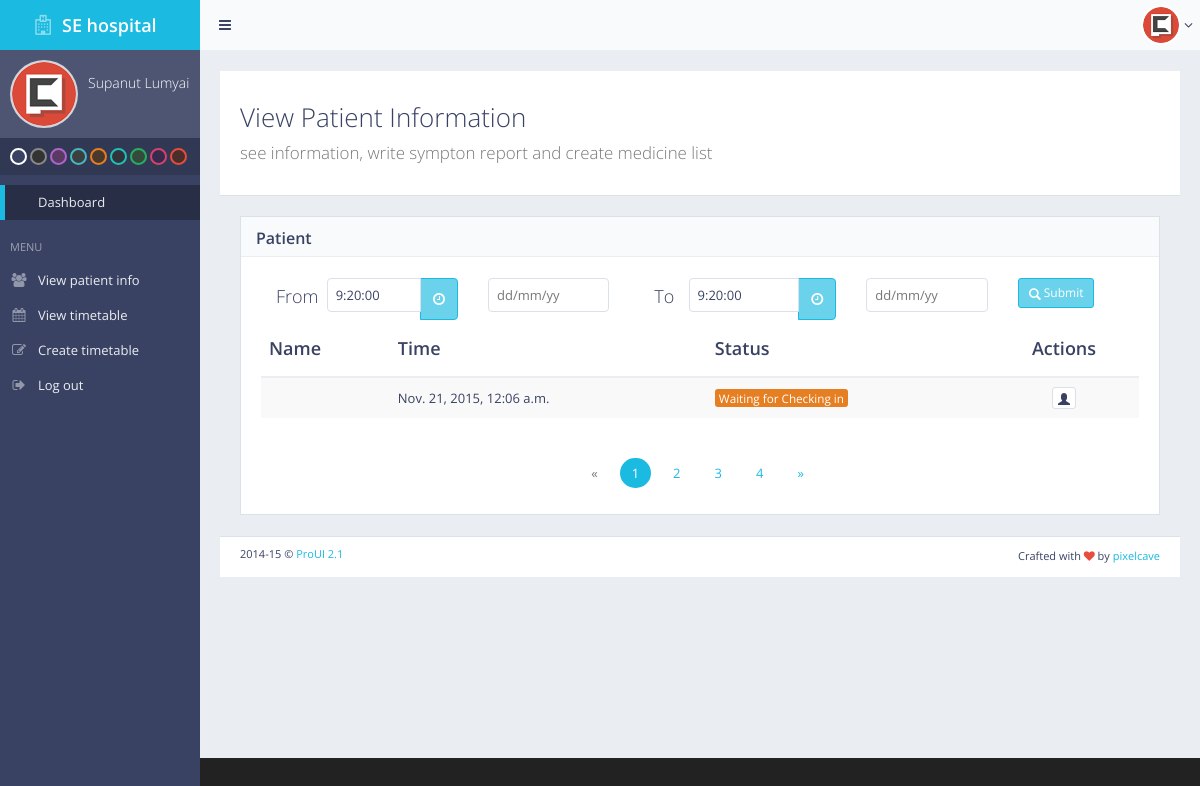
Page /visit/nurse/view on the earlier database version.
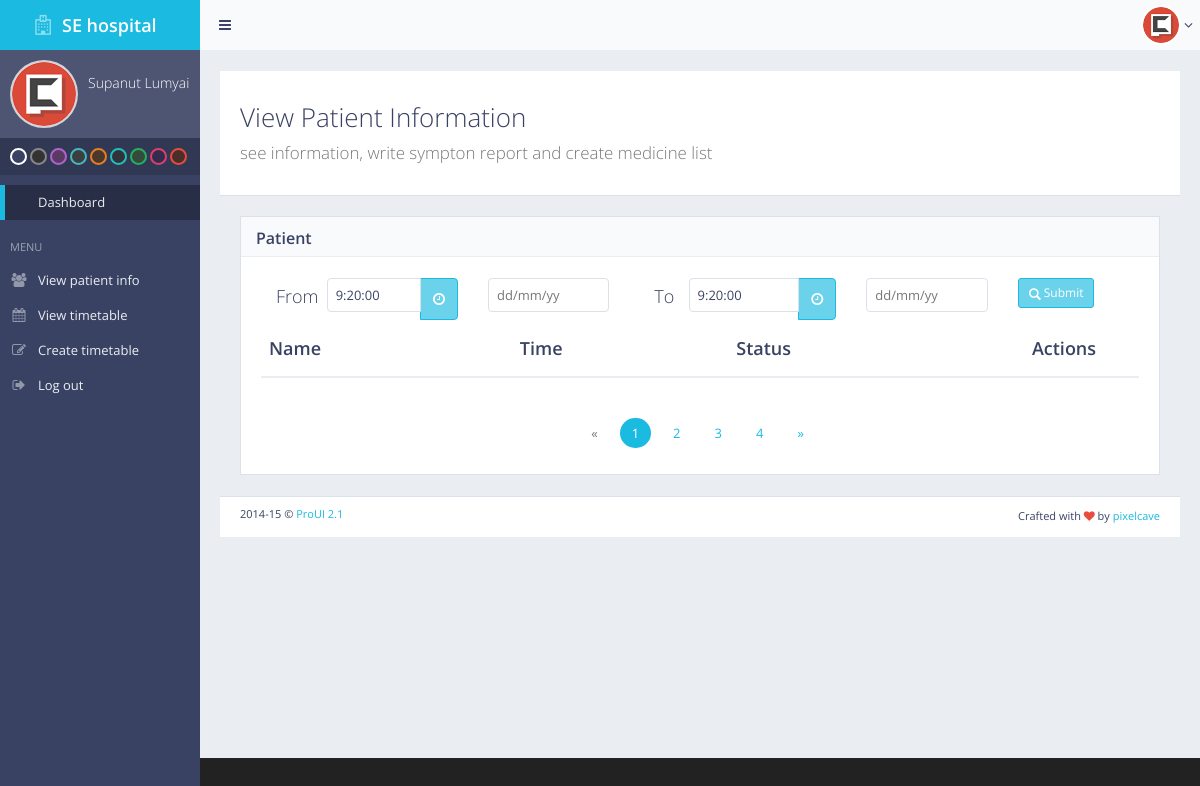
Same page on the later database version.
### Visit/models.py (models this page shows)
class PatientVisitInfo(models.Model):
	appointment=models.OneToOneField(Appointment, primary_key=True)
	weight=models.DecimalField(max_digits=4, decimal_places=1, validators=['weightTooMuch'], null=True)
	height=models.DecimalField(max_digits=4, decimal_places=1, null=True)
	pulse=models.IntegerField(null=True)
	systolic=models.IntegerField(null=True)
	diastolic=models.IntegerField(null=True)
	status=models.IntegerField()
	lastUpdate=models.DateTimeField(auto_now=True)
	note=models.CharField(max_length=200, null=True)
	medicines=models.ManyToManyField(Medicine,through='Prescription')
	diseases=models.ManyToManyField(Disease)

### Visit/roles/nurse/views.py (the view)
def view(request):
	return render(request, 'nurse/view.html',{'table':PatientVisitInfo.objects.filter(
		 lastUpdate__day=datetime.now().day,
		 lastUpdate__month=datetime.now().month,
		 lastUpdate__year=datetime.now().year,
		 status=0
	)})

### Visit/roles/nurse/view.html (shortened to what this page needs)
{% extends "theme/base.html" %}
{% load staticfiles %}
{% block content %}
                <div id="page-content">
                    <div class="content-header">
                        <div class="header-section animation-stretchRight">
                            <h1>
                                View Patient Information<br><small>see information, write sympton report and create medicine list </small>
                            </h1>
                        </div>
                    </div>
                    <div class="block">
                        <div class="block-title">
                            <h2><strong>Patient</strong></h2>
                        </div>
                        <div class="row">
                            <div class="form-group">
                                <div class="col-md-3">
                                                  <label class="col-md-4 control-label" for="example-timepicker24"><h4>From</h4></label>
                                                  <div class="input-group bootstrap-timepicker">
                                                        <input type="text" id="example-timepicker24" name="example-timepicker24" class="form-control input-timepicker24">
                                                        <span class="input-group-btn">
                                                            <a href="javascript:void(0)" class="btn btn-primary"><i class="fa fa-clock-o"></i></a>
                                                        </span>
                                                  </div>
                                </div>
                                <div class="col-md-2 ">
                                                  <input type="text" id="example-datepicker2" name="example-datepicker2" class="form-control input-datepicker" data-date-format="dd/mm/yy" placeholder="dd/mm/yy">
                                </div>
                                <div class="col-md-3">
                                                  <label class="col-md-3 control-label" for="example-timepicker24"><h4>To</h4></label>
                                                  <div class="input-group bootstrap-timepicker">
                                                        <input type="text" id="example-timepicker24" name="example-timepicker24" class="form-control input-timepicker24">
                                                        <span class="input-group-btn">
                                                            <a href="javascript:void(0)" class="btn btn-primary"><i class="fa fa-clock-o"></i></a>
                                                        </span>
                                                  </div>
                                </div>
                                <div class="col-md-2 ">
                                                  <input type="text" id="example-datepicker2" name="example-datepicker2" class="form-control input-datepicker" data-date-format="dd/mm/yy" placeholder="dd/mm/yy">
                                </div>
                                <div class="col-md-1 ">
                                                <button type="submit" class="btn btn-sm btn-primary"><i class="hi hi-search"></i> Submit</button>
                                </div>
                              </div>
                        </div>
                        <div class="table-responsive">
                            <table class="table table-vcenter table-striped">
                                <thead>
                                    <tr>
                                        <th>Name</th>
                                        <th>Time</th>
                                        <th>Status</th>
                                        <th style="width: 150px;" class="text-center">Actions</th>
                                    </tr>
                                </thead>
                                <tbody>
{% for row in table %}
                                    <tr>
                                        <td><a href="#">{{row.appointment.patient.ptname}} {{row.appointment.patient.ptsurname}}</a></td>
                                        <td>{{row.lastUpdate}}</td>
                                        <td><a href="javascript:void(0)"
                                            {% if row.status == 3 %}
                                            class="label label-success">Done</a>
                                            {% elif row.status == 2 %}
                                            class="label label-info">Waiting for Medicine</a>
                                            {% elif row.status == 1 %}
                                            class="label label-info">Waiting for Diagnose</a>
                                            {% elif row.status == 0 %}
                                            class="label label-warning">Waiting for Checking in</a>
                                            {% endif %}
                                        </td>
                                        <td class="text-center">
                                            <div class="btn-group btn-group-xs">
                                                <a class="btn btn-alt btn-default" href="{% url "visit:nurse-edit" row.appointment.id %}" data-toggle="modal" type="button" title="" data-original-title="see info"><i class="hi hi-user"></i></a>
                                            </div>
                                        </td>
                                    </tr>
{% endfor %}
                                </tbody>
                            </table>
                            <div class="text-center">
                                        <ul class="pagination">
                                            <li class="disabled"><a href="javascript:void(0)">«</a></li>
                                            <li class="active"><a href="javascript:void(0)">1</a></li>
                                            <li><a href="javascript:void(0)">2</a></li>
                                            <li><a href="javascript:void(0)">3</a></li>
                                            <li><a href="javascript:void(0)">4</a></li>
                                            <li><a href="javascript:void(0)">»</a></li>
                                        </ul>
                                    </div>
                        </div>
                    </div>
                </div>
                <footer class="clearfix">
                    <div class="pull-right">
                        Crafted with <i class="fa fa-heart text-danger"></i> by <a href="http://goo.gl/vNS3I" target="_blank">pixelcave</a>
                    </div>
                    <div class="pull-left">
                        <span id="year-copy"></span> &copy; <a href="http://goo.gl/TDOSuC" target="_blank">ProUI 2.1</a>
                    </div>
                </footer>
            </div>
        </div>
{% endblock %}

### templates/theme/base.html (shortened to what this page needs)
{% load staticfiles %}
<!DOCTYPE html>
<html class="no-js">
    <head>
		<link href="{% static 'css/bootstrap.min.css' %}" rel="stylesheet">
		<link rel="stylesheet" href="{% static 'css/plugins.css' %}">
	  	<link rel="stylesheet" href="{% static 'css/main.css' %}">
	  	<link rel="stylesheet" href="{% static 'css/themes.css' %}">
    </head>
    <body>
        <div id="page-container" class="header-fixed-top sidebar-partial sidebar-visible-lg sidebar-no-animations">
            <div id="sidebar">
                <div class="sidebar-scroll">
                    <div class="sidebar-content">
                        <a href="a_index_doctor.html" class="sidebar-brand">
                            <i class="fa fa-hospital-o" style="font-size:20px;margin-left:1.2em;"></i><strong>SE hospital</strong>
                        </a>
                        <div class="sidebar-section sidebar-user clearfix">
                            <div class="sidebar-user-avatar">
                                <a href="page_ready_user_profile.html">
                                    <img src="img/placeholders/avatars/avatar2.jpg" alt="avatar">
                                </a>
                            </div>
                            <div class="sidebar-user-name" style="font-size: 14px;">Supanut Lumyai</div>
                            <div class="sidebar-user-links">
                                <a href="page_ready_user_profile.html" data-toggle="tooltip" data-placement="bottom" title="Profile"><i class="gi gi-user"></i></a>
                                <a href="#modal-user-settings" data-toggle="modal" class="enable-tooltip" data-placement="bottom" title="Settings"><i class="gi gi-cogwheel"></i></a>
                                <a href="a_login.html" data-toggle="tooltip" data-placement="bottom" title="Logout"><i class="gi gi-exit"></i></a>
                            </div>
                        </div>
                        <ul class="sidebar-section sidebar-themes clearfix">
                            <li class="active">
                                <a href="javascript:void(0)" class="themed-background-dark-default themed-border-default" data-theme="default" data-toggle="tooltip" title="Default Blue"></a>
                            </li>
                            <li>
                                <a href="javascript:void(0)" class="themed-background-dark-night themed-border-night" data-theme="css/themes/night.css" data-toggle="tooltip" title="Night"></a>
                            </li>
                            <li>
                                <a href="javascript:void(0)" class="themed-background-dark-amethyst themed-border-amethyst" data-theme="css/themes/amethyst.css" data-toggle="tooltip" title="Amethyst"></a>
                            </li>
                            <li>
                                <a href="javascript:void(0)" class="themed-background-dark-modern themed-border-modern" data-theme="css/themes/modern.css" data-toggle="tooltip" title="Modern"></a>
                            </li>
                            <li>
                                <a href="javascript:void(0)" class="themed-background-dark-autumn themed-border-autumn" data-theme="css/themes/autumn.css" data-toggle="tooltip" title="Autumn"></a>
                            </li>
                            <li>
                                <a href="javascript:void(0)" class="themed-background-dark-flatie themed-border-flatie" data-theme="css/themes/flatie.css" data-toggle="tooltip" title="Flatie"></a>
                            </li>
                            <li>
                                <a href="javascript:void(0)" class="themed-background-dark-spring themed-border-spring" data-theme="css/themes/spring.css" data-toggle="tooltip" title="Spring"></a>
                            </li>
                            <li>
                                <a href="javascript:void(0)" class="themed-background-dark-fancy themed-border-fancy" data-theme="css/themes/fancy.css" data-toggle="tooltip" title="Fancy"></a>
                            </li>
                            <li>
                                <a href="javascript:void(0)" class="themed-background-dark-fire themed-border-fire" data-theme="css/themes/fire.css" data-toggle="tooltip" title="Fire"></a>
                            </li>
                        </ul>
                        <ul class="sidebar-nav">
                            <li>
                                <a href="a_index_doctor.html" class=" active"><i class="gi gi-stopwatch sidebar-nav-icon"></i>Dashboard</a>
                            </li>
                            <li class="sidebar-header">
                                <span class="sidebar-header-title">Menu</span>
                            </li>
                            <li>
                                <a href="a_view_patient_info.html"><i class="fa fa-users sidebar-nav-icon"></i>View patient info</a>
                            </li>
                            <li>
                                <a href="#"><i class="fa fa-calendar sidebar-nav-icon"></i>View timetable</a>
                            </li>
                            <li>
                                <a href="#"><i class="fa fa-pencil-square-o sidebar-nav-icon"></i>Create timetable</a>
                            </li>
                            <li>
                                <a href="a_login.html"><i class="fa fa-sign-out sidebar-nav-icon"></i>Log out</a>
                            </li>
                        </ul>
                    </div>
                </div>
            </div>
            <div id="main-container">
                {% include 'theme/header.html' %}
                <div id="page-content">
                {% block content %}
                {% endblock %}
    </body>
</html>

### templates/theme/header.html (shortened to what this page needs)
<header class="navbar navbar-default navbar-fixed-top">
    <ul class="nav navbar-nav-custom">
        <li>
            <a href="javascript:void(0)" onclick="App.sidebar('toggle-sidebar');">
                <i class="fa fa-bars fa-fw"></i>
            </a>
        </li>
    </ul>
    <ul class="nav navbar-nav-custom pull-right">
        <li class="dropdown">
            <a href="javascript:void(0)" class="dropdown-toggle" data-toggle="dropdown">
                <img src="img/placeholders/avatars/avatar2.jpg" alt="avatar"> <i class="fa fa-angle-down"></i>
            </a>
        </li>
    </ul>
</header>

### templates/theme/library.html (shortened to what this page needs)
{% load staticfiles %}

### static_in_pro/our_static/css/themes.css (style rules this page uses)
.themed-border-default { border-color: #1bbae1 !important; }
.themed-background-dark-default { background-color: #394263 !important; }
.themed-border-night { border-color: #888888 !important; }
.themed-background-dark-night { background-color: #333333 !important; }
.themed-border-amethyst { border-color: #af64cc !important; }
.themed-background-dark-amethyst { background-color: #583a63 !important; }
.themed-border-modern { border-color: #46b7bf !important; }
.themed-background-dark-modern { background-color: #3b3f40 !important; }
.themed-border-autumn { border-color: #e67e22 !important; }
.themed-background-dark-autumn { background-color: #4a392b !important; }
.themed-border-flatie { border-color: #1ec1b8 !important; }
.themed-background-dark-flatie { background-color: #32323a !important; }
.themed-border-spring { border-color: #27ae60 !important; }
.themed-background-dark-spring { background-color: #344a3d !important; }
.themed-border-fancy { border-color: #d9416c !important; }
.themed-background-dark-fancy { background-color: #352b4e !important; }
.themed-border-fire { border-color: #e74c3c !important; }
.themed-background-dark-fire { background-color: #4a2e2b !important; }

Differences in the rows shown:
removed PatientVisitInfo: lastUpdate "Nov. 21, 2015, 12:06 a.m.", status "Waiting for Checking in"
